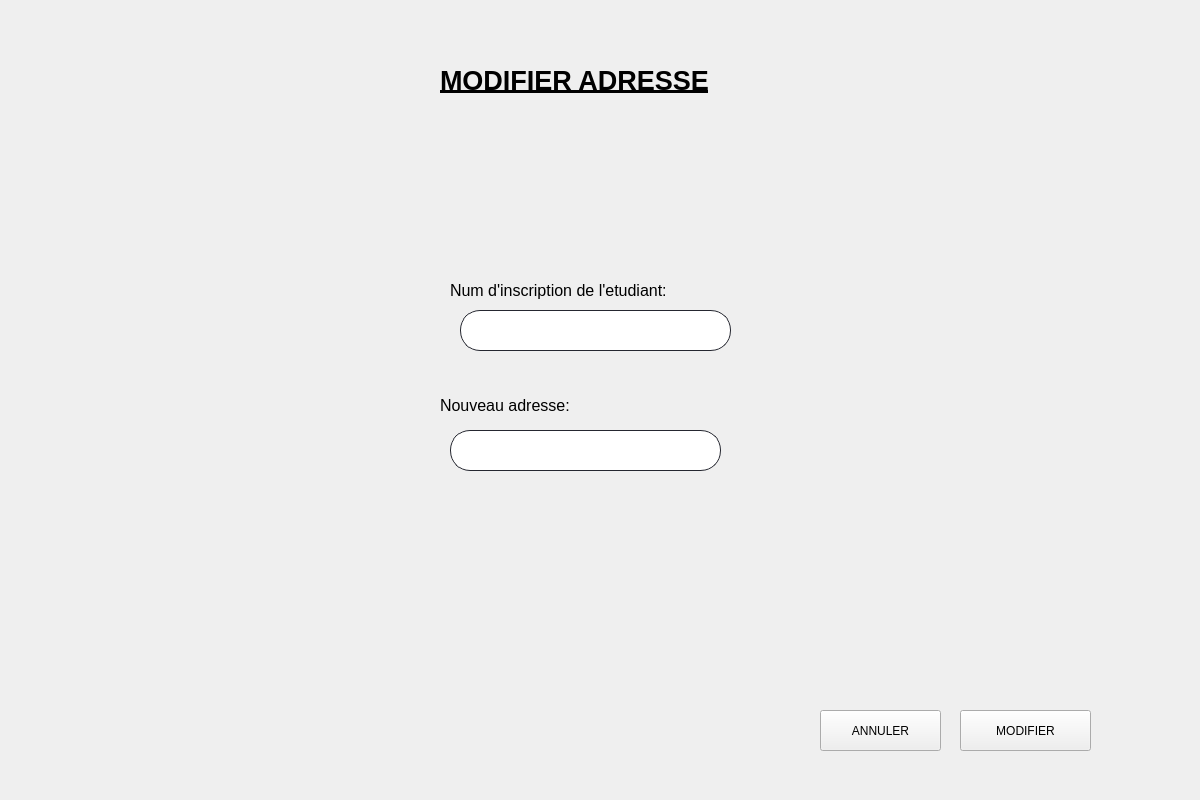
<?xml version="1.0" encoding="UTF-8"?>
<ui version="4.0">
 <class>Form</class>
 <widget class="QWidget" name="Form">
  <property name="geometry">
   <rect>
    <x>0</x>
    <y>0</y>
    <width>1200</width>
    <height>800</height>
   </rect>
  </property>
  <property name="windowTitle">
   <string>Form</string>
  </property>
  <widget class="QPushButton" name="modifier">
   <property name="geometry">
    <rect>
     <x>960</x>
     <y>710</y>
     <width>131</width>
     <height>41</height>
    </rect>
   </property>
   <property name="styleSheet">
    <string notr="true"> font: 75 16pt &quot;MS Shell Dlg 2&quot;;</string>
   </property>
   <property name="text">
    <string>MODIFIER</string>
   </property>
  </widget>
  <widget class="QLineEdit" name="num_inscription">
   <property name="geometry">
    <rect>
     <x>460</x>
     <y>310</y>
     <width>271</width>
     <height>41</height>
    </rect>
   </property>
   <property name="styleSheet">
    <string notr="true">QLineEdit {
border: 1px solid rgb(37,39,48);
border-radius: 20px;
padding-left:20px;
padding-right:20px;
}
QLineEdit:hover{
	border: 2px solid rgb(222, 221, 218)
}
QLineEdit:focus{
	border: 2px solid rgb(154, 208, 236)
}</string>
   </property>
  </widget>
  <widget class="QLineEdit" name="adresse">
   <property name="geometry">
    <rect>
     <x>450</x>
     <y>430</y>
     <width>271</width>
     <height>41</height>
    </rect>
   </property>
   <property name="styleSheet">
    <string notr="true">QLineEdit {
border: 1px solid rgb(37,39,48);
border-radius: 20px;
padding-left:20px;
padding-right:20px;
}
QLineEdit:hover{
	border: 2px solid rgb(222, 221, 218)
}
QLineEdit:focus{
	border: 2px solid rgb(154, 208, 236)
}</string>
   </property>
  </widget>
  <widget class="QLabel" name="label_2">
   <property name="geometry">
    <rect>
     <x>450</x>
     <y>250</y>
     <width>461</width>
     <height>81</height>
    </rect>
   </property>
   <property name="styleSheet">
    <string notr="true"/>
   </property>
   <property name="text">
    <string>&lt;html&gt;&lt;head/&gt;&lt;body&gt;&lt;p&gt;&lt;span style=&quot; font-size:12pt; color:#000000;&quot;&gt;Num d'inscription de l'etudiant:&lt;/span&gt;&lt;/p&gt;&lt;/body&gt;&lt;/html&gt;</string>
   </property>
  </widget>
  <widget class="QLabel" name="label_3">
   <property name="geometry">
    <rect>
     <x>440</x>
     <y>370</y>
     <width>461</width>
     <height>71</height>
    </rect>
   </property>
   <property name="styleSheet">
    <string notr="true"/>
   </property>
   <property name="text">
    <string>&lt;html&gt;&lt;head/&gt;&lt;body&gt;&lt;p&gt;&lt;span style=&quot; font-size:12pt; color:#000000;&quot;&gt;Nouveau adresse:&lt;/span&gt;&lt;/p&gt;&lt;/body&gt;&lt;/html&gt;</string>
   </property>
  </widget>
  <widget class="QLabel" name="label_5">
   <property name="geometry">
    <rect>
     <x>440</x>
     <y>60</y>
     <width>441</width>
     <height>41</height>
    </rect>
   </property>
   <property name="styleSheet">
    <string notr="true">font: 75 16pt &quot;Arial&quot;;</string>
   </property>
   <property name="text">
    <string>&lt;html&gt;&lt;head/&gt;&lt;body&gt;&lt;p&gt;&lt;span style=&quot; font-size:20pt; font-weight:600; text-decoration: underline; color:#000000;&quot;&gt;MODIFIER ADRESSE&lt;/span&gt;&lt;/p&gt;&lt;/body&gt;&lt;/html&gt;</string>
   </property>
  </widget>
  <widget class="QPushButton" name="annuler">
   <property name="geometry">
    <rect>
     <x>820</x>
     <y>710</y>
     <width>121</width>
     <height>41</height>
    </rect>
   </property>
   <property name="styleSheet">
    <string notr="true"> font: 75 16pt &quot;MS Shell Dlg 2&quot;;</string>
   </property>
   <property name="text">
    <string>ANNULER</string>
   </property>
  </widget>
  <widget class="QLabel" name="num_insc">
   <property name="geometry">
    <rect>
     <x>470</x>
     <y>360</y>
     <width>221</width>
     <height>21</height>
    </rect>
   </property>
   <property name="text">
    <string/>
   </property>
  </widget>
  <widget class="QLabel" name="adresse_2">
   <property name="geometry">
    <rect>
     <x>480</x>
     <y>480</y>
     <width>221</width>
     <height>21</height>
    </rect>
   </property>
   <property name="text">
    <string/>
   </property>
  </widget>
  <widget class="QLabel" name="label">
   <property name="geometry">
    <rect>
     <x>0</x>
     <y>-55</y>
     <width>1231</width>
     <height>871</height>
    </rect>
   </property>
   <property name="text">
    <string/>
   </property>
   <property name="pixmap">
    <pixmap>n1mtIpU.jpg</pixmap>
   </property>
   <property name="scaledContents">
    <bool>true</bool>
   </property>
  </widget>
  <widget class="QLabel" name="label_10">
   <property name="geometry">
    <rect>
     <x>1050</x>
     <y>20</y>
     <width>131</width>
     <height>141</height>
    </rect>
   </property>
   <property name="text">
    <string/>
   </property>
   <property name="pixmap">
    <pixmap>output-onlinepngtools.png</pixmap>
   </property>
   <property name="scaledContents">
    <bool>true</bool>
   </property>
  </widget>
  <zorder>label</zorder>
  <zorder>modifier</zorder>
  <zorder>num_inscription</zorder>
  <zorder>adresse</zorder>
  <zorder>label_2</zorder>
  <zorder>label_3</zorder>
  <zorder>label_5</zorder>
  <zorder>annuler</zorder>
  <zorder>num_insc</zorder>
  <zorder>adresse_2</zorder>
  <zorder>label_10</zorder>
 </widget>
 <resources/>
 <connections/>
</ui>
